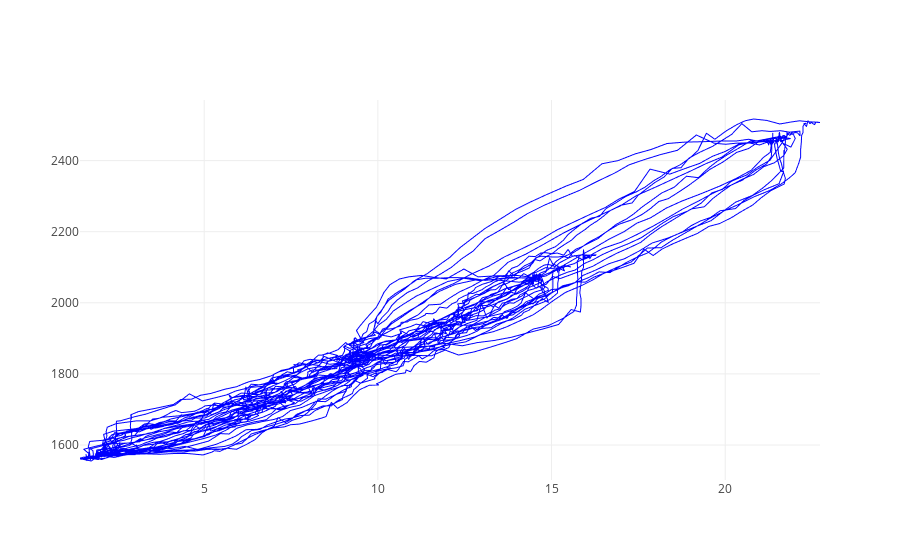

Here is the notebook cell this chart was saved with:
### Code cell
#assign data
trace0 = go.Scattergl(
        x = ynew,
        y = SensorData[5:],
        name ="xy",
        mode = 'lines',
        line=dict(
            width=1, color='blue'
        )
)
data = [trace0]

iplot(data, filename='scatter')

### Figure 1 — Plotly figure (JSON) as saved in the notebook; plotly's stock layout.template omitted (floating-point values rounded to 4 significant figures; data arrays with more than 128 entries replaced by an {"elided": "..."} marker saying what was removed)
{"data": [{"line": {"color": "blue", "width": 1}, "mode": "lines", "name": "xy", "type": "scattergl", "x": {"elided": "3679 float values"}, "y": {"elided": "4377 str values"}}], "layout": {}}
